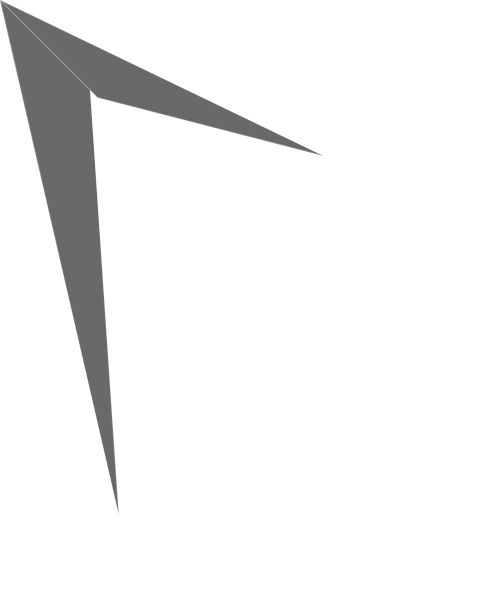
Frame 1 (no input)
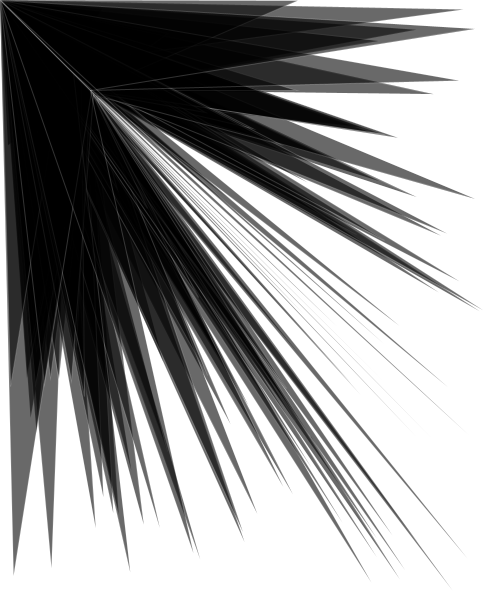
Frame 60 (the mouse pressed at the canvas centre just before this capture)
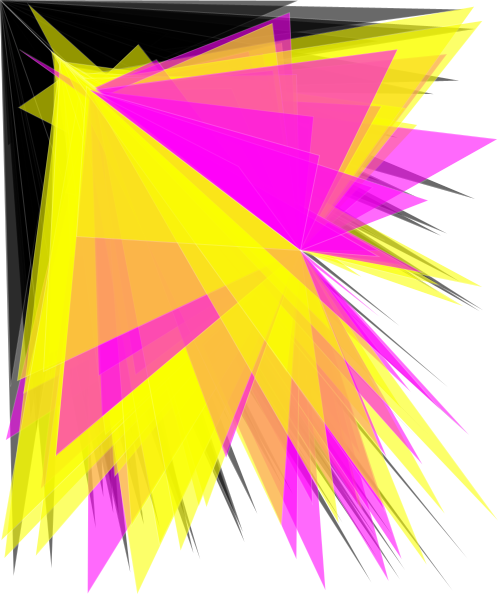
Frame 120 (the mouse held since frame 60 and released just before this capture)

The Processing sketch that drew these frames (run headless with seeded random() and noise(); from frame 60 on, the mouse is pressed at the canvas centre):

// Processing sketch: processing_2945
// ── processing_2945.pde

float g,h;

void setup(){ 
  background(255); 
  size(500,600); 
  smooth(); 
} 
 
void draw(){ 

  stroke(255,50); 
  strokeWeight(1); 
  fill(mouseX,mouseY,0,150); 
  float a = random(width); 
  float b = random(height); 
  float c = random (50,100); 
  triangle (a,b,c,c,mouseY,mouseX); 
  
  fill(mouseY,0,mouseX,150);  
  float d = random (width); 
  float e = random (height); 
  float f = random (90,70); 
  triangle (d,e,f,f,mouseY,mouseX); 

 
} 
